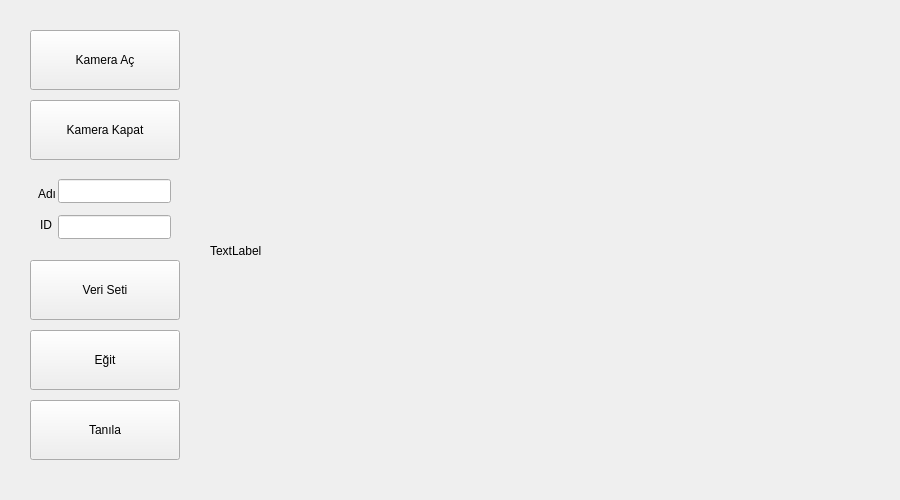
<?xml version="1.0" encoding="UTF-8"?>
<ui version="4.0">
 <class>Form</class>
 <widget class="QWidget" name="Form">
  <property name="geometry">
   <rect>
    <x>0</x>
    <y>0</y>
    <width>900</width>
    <height>500</height>
   </rect>
  </property>
  <property name="windowTitle">
   <string>Yüz Tanıma İşlemleri</string>
  </property>
  <widget class="QPushButton" name="buton1">
   <property name="geometry">
    <rect>
     <x>30</x>
     <y>100</y>
     <width>150</width>
     <height>60</height>
    </rect>
   </property>
   <property name="text">
    <string>Kamera Kapat</string>
   </property>
  </widget>
  <widget class="QPushButton" name="buton2">
   <property name="geometry">
    <rect>
     <x>30</x>
     <y>260</y>
     <width>150</width>
     <height>60</height>
    </rect>
   </property>
   <property name="text">
    <string>Veri Seti</string>
   </property>
  </widget>
  <widget class="QPushButton" name="buton4">
   <property name="geometry">
    <rect>
     <x>30</x>
     <y>400</y>
     <width>150</width>
     <height>60</height>
    </rect>
   </property>
   <property name="text">
    <string>Tanıla</string>
   </property>
  </widget>
  <widget class="QPushButton" name="buton3">
   <property name="geometry">
    <rect>
     <x>30</x>
     <y>330</y>
     <width>150</width>
     <height>60</height>
    </rect>
   </property>
   <property name="text">
    <string>Eğit</string>
   </property>
  </widget>
  <widget class="QLabel" name="label">
   <property name="geometry">
    <rect>
     <x>38</x>
     <y>185</y>
     <width>47</width>
     <height>17</height>
    </rect>
   </property>
   <property name="text">
    <string>Adı</string>
   </property>
  </widget>
  <widget class="QLineEdit" name="kisi_adi">
   <property name="geometry">
    <rect>
     <x>58</x>
     <y>179</y>
     <width>113</width>
     <height>24</height>
    </rect>
   </property>
  </widget>
  <widget class="QLineEdit" name="kisi_id">
   <property name="geometry">
    <rect>
     <x>58</x>
     <y>215</y>
     <width>113</width>
     <height>24</height>
    </rect>
   </property>
  </widget>
  <widget class="QLabel" name="label_2">
   <property name="geometry">
    <rect>
     <x>40</x>
     <y>215</y>
     <width>20</width>
     <height>20</height>
    </rect>
   </property>
   <property name="text">
    <string>ID</string>
   </property>
  </widget>
  <widget class="QLabel" name="kamera_label">
   <property name="geometry">
    <rect>
     <x>210</x>
     <y>20</y>
     <width>531</width>
     <height>461</height>
    </rect>
   </property>
   <property name="text">
    <string>TextLabel</string>
   </property>
  </widget>
  <widget class="QLabel" name="yazi_alani">
   <property name="geometry">
    <rect>
     <x>40</x>
     <y>470</y>
     <width>47</width>
     <height>13</height>
    </rect>
   </property>
   <property name="text">
    <string/>
   </property>
  </widget>
  <widget class="QPushButton" name="buton">
   <property name="geometry">
    <rect>
     <x>30</x>
     <y>30</y>
     <width>150</width>
     <height>60</height>
    </rect>
   </property>
   <property name="text">
    <string>Kamera Aç</string>
   </property>
  </widget>
 </widget>
 <resources/>
 <connections/>
</ui>
